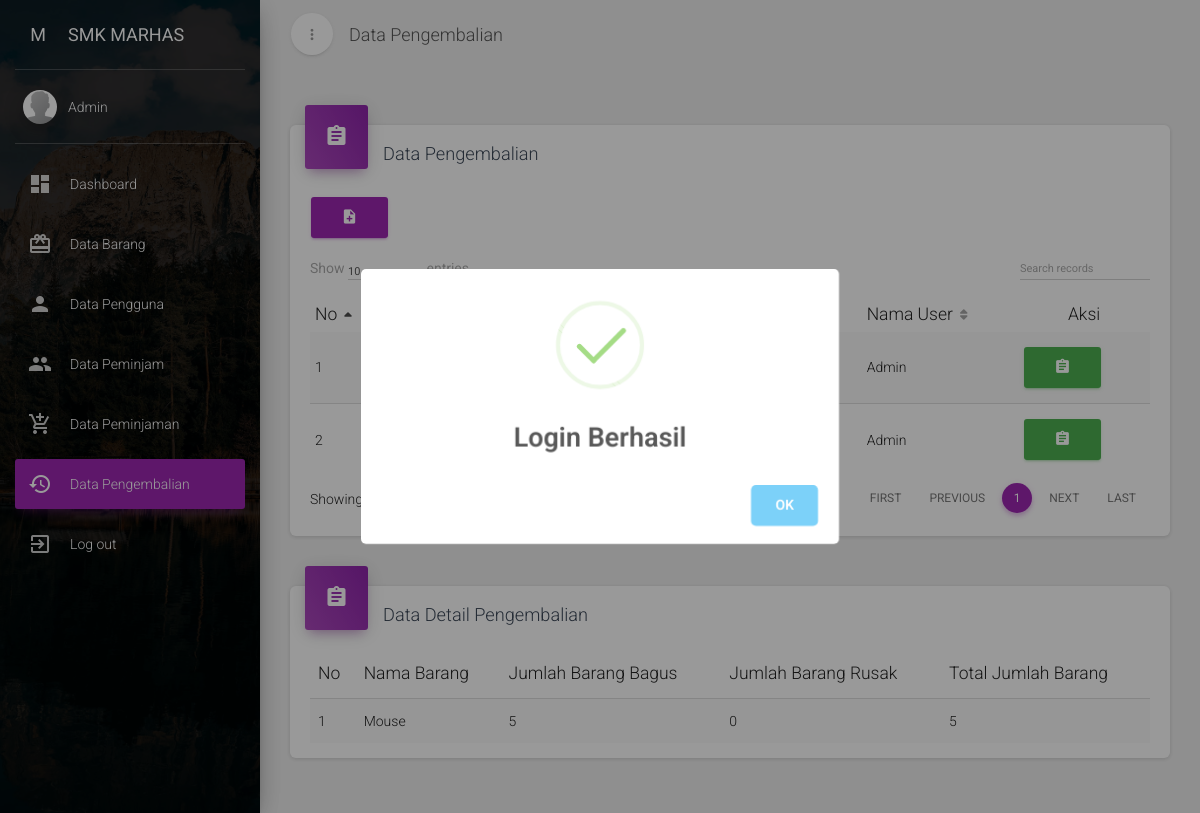
Screenshot of /system/home.php?menu=6&id=1 (signed in) with the database file from the repository.
### tables this page shows
CREATE TABLE `pengembalian` (
  `id_pengembalian` int(11) NOT NULL,
  `id_peminjaman` int(11) NOT NULL,
  `tgl_pengembalian` date NOT NULL,
  `jumlah` int(11) NOT NULL,
  `id_user` int(11) NOT NULL
);

CREATE TABLE `user` (
  `id_user` int(11) NOT NULL,
  `nama_user` varchar(50) DEFAULT NULL,
  `jabatan` varchar(50) DEFAULT NULL,
  `username` varchar(50) DEFAULT NULL,
  `password` varchar(50) DEFAULT NULL
);

CREATE TABLE `detail_pengembalian` (
  `id_detail_pengembalian` int(11) NOT NULL,
  `id_barang` int(11) NOT NULL,
  `bagus` int(11) NOT NULL,
  `rusak` int(11) NOT NULL,
  `jumlah` int(11) NOT NULL,
  `id_pengembalian` int(11) NOT NULL
);

CREATE TABLE `barang` (
  `id_barang` int(11) NOT NULL,
  `nama` varchar(50) DEFAULT NULL,
  `stok` int(11) DEFAULT NULL,
  `tempat` varchar(50) DEFAULT NULL
);

### system/pengembalian/pengembalian.php (the view, shortened to what this page needs)
			<a class="navbar-brand" href="#"> Data Pengembalian </a>
    </div>
    <div class="collapse navbar-collapse">
    </div>
  </div>
</nav>
<div class="content">
  <div class="container-fluid">
    <div class="row">
      <div class="col-md-12">
        <div class="card">
          <div class="card-header card-header-icon" data-background-color="purple">
            <i class="material-icons">assignment</i>
          </div>
          <div class="card-content">
            <h4 class="card-title">Data Pengembalian</h4>
            <a href="home.php?menu=8" class="btn btn-primary"><i class="material-icons">note_add</i></a>
            <div class="material-datatables">
              <table id="datatables" class="table table-striped table-no-bordered table-hover" cellspacing="0" width="100%" style="width:100%">
                <thead>
                  <tr>
                    <th>No</th>
                    <th>ID Peminjaman</th>
                    <th>Tanggal Pengembalian</th>
                    <th>Nama User</th>
                    <th class="disabled-sorting" style="text-align: center;">Aksi</th>
                  </tr>
                </thead>
                <tbody>
                 <?php
                 $query = mysqli_query($conn, "SELECT * FROM pengembalian");
                 $i = 1;
                 while ($data=mysqli_fetch_array($query)) {
                      $idu = $data['id_user'];
                      $qnu = mysqli_query($conn, "SELECT nama_user from user where id_user='$idu'");
                      $fnu = mysqli_fetch_array($qnu);
                   ?>
                   <tr>
                    <td><?= $i?></td>
                    <td><?= $data['id_peminjaman']?></td>
                    <td><?= $data['tgl_pengembalian']?></td>
                    <td><?= $fnu['nama_user']?></td>
                    <td>
                        <a href="home.php?menu=6&id=<?= $data['id_pengembalian']?>" class="btn btn-success"><i class="material-icons">assignment</i></a>
                    </td>
                  </tr>
                <?php
                $i++;}
                ?>
              </tbody>
            </table>
          </div>
        </div>
      </div>
    </div>
      <div class="col-md-12">
        <div class="card">
          <div class="card-header card-header-icon" data-background-color="purple">
            <i class="material-icons">assignment</i>
          </div>
          <div class="card-content">
            <h4 class="card-title">Data Detail Pengembalian</h4>
            <div class="material-datatables">
              <table id="datatables" class="table table-striped table-no-bordered table-hover" cellspacing="0" width="100%" style="width:100%">
                <thead>
                  <tr>
                    <th>No</th>
                    <th>Nama Barang</th>
                    <th>Jumlah Barang Bagus</th>
                    <th>Jumlah Barang Rusak</th>
                    <th>Total Jumlah Barang</th>
                  </tr>
                </thead>
                <tbody>
                  <?php
                    if (isset($_GET['id'])) {
                      $idp = $_GET['id'];
                       $query = mysqli_query($conn, "SELECT * FROM detail_pengembalian where id_pengembalian='$idp'");
                       $i = 1;
                       while ($data=mysqli_fetch_array($query)) {
                            $idb = $data['id_barang'];
                            $qnb = mysqli_query($conn, "SELECT nama from barang where id_barang='$idb'");
                            $fnb = mysqli_fetch_array($qnb);
                         ?>
                         <tr>
                          <td><?= $i?></td>
                          <td><?= $fnb['nama']?></td>
                          <td><?= $data['bagus']?></td>
                          <td><?= $data['rusak']?></td>
                          <td><?= $data['jumlah']?></td>
                        </tr>
                      <?php
                      $i++;}
                    }
                  ?>
              </tbody>
            </table>
          </div>
        </div>
      </div>
    </div>
  </div>
</div>
</div>

### rows the page displays
pengembalian: id_user.nama_user "Admin"
pengembalian: id_user.nama_user "Admin"
detail_pengembalian: id_barang.nama "Mouse", bagus "5", rusak "0", jumlah "5"

### other values shown
$_SESSION['nama'] "Admin"
